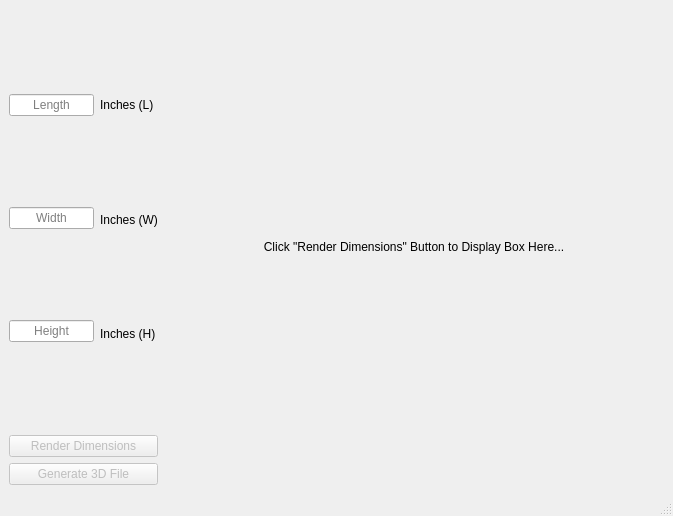
<?xml version="1.0" encoding="UTF-8"?>
<ui version="4.0">
 <class>MainWindow</class>
 <widget class="QMainWindow" name="MainWindow">
  <property name="geometry">
   <rect>
    <x>0</x>
    <y>0</y>
    <width>673</width>
    <height>516</height>
   </rect>
  </property>
  <property name="windowTitle">
   <string>STOR3D</string>
  </property>
  <widget class="QWidget" name="centralwidget">
   <layout class="QHBoxLayout" name="horizontalLayout_2">
    <item>
     <layout class="QVBoxLayout" name="verticalLayout_3">
      <item>
       <layout class="QHBoxLayout" name="horizontalLayout">
        <item>
         <layout class="QVBoxLayout" name="verticalLayout_2">
          <item>
           <widget class="QLineEdit" name="boxLength">
            <property name="alignment">
             <set>Qt::AlignCenter</set>
            </property>
            <property name="placeholderText">
             <string>Length</string>
            </property>
           </widget>
          </item>
          <item>
           <widget class="QLineEdit" name="boxWidth">
            <property name="alignment">
             <set>Qt::AlignCenter</set>
            </property>
            <property name="placeholderText">
             <string>Width</string>
            </property>
           </widget>
          </item>
          <item>
           <widget class="QLineEdit" name="boxHeight">
            <property name="alignment">
             <set>Qt::AlignCenter</set>
            </property>
            <property name="placeholderText">
             <string>Height</string>
            </property>
           </widget>
          </item>
         </layout>
        </item>
        <item>
         <layout class="QVBoxLayout" name="verticalLayout">
          <item>
           <widget class="QLabel" name="lengthLabel">
            <property name="text">
             <string>Inches (L)</string>
            </property>
           </widget>
          </item>
          <item>
           <widget class="QLabel" name="widthLabel">
            <property name="maximumSize">
             <size>
              <width>16777215</width>
              <height>25</height>
             </size>
            </property>
            <property name="text">
             <string>Inches (W)</string>
            </property>
           </widget>
          </item>
          <item>
           <widget class="QLabel" name="heightLabel">
            <property name="text">
             <string>Inches (H)</string>
            </property>
           </widget>
          </item>
         </layout>
        </item>
       </layout>
      </item>
      <item>
       <widget class="QPushButton" name="renderDimensions">
        <property name="enabled">
         <bool>false</bool>
        </property>
        <property name="text">
         <string>Render Dimensions</string>
        </property>
       </widget>
      </item>
      <item>
       <widget class="QPushButton" name="generateSTLFile">
        <property name="enabled">
         <bool>false</bool>
        </property>
        <property name="text">
         <string>Generate 3D File</string>
        </property>
       </widget>
      </item>
     </layout>
    </item>
    <item>
     <widget class="QLabel" name="insert_picture">
      <property name="minimumSize">
       <size>
        <width>500</width>
        <height>0</height>
       </size>
      </property>
      <property name="text">
       <string>Click &quot;Render Dimensions&quot; Button to Display Box Here...</string>
      </property>
      <property name="alignment">
       <set>Qt::AlignCenter</set>
      </property>
     </widget>
    </item>
   </layout>
  </widget>
  <widget class="QMenuBar" name="menubar">
   <property name="geometry">
    <rect>
     <x>0</x>
     <y>0</y>
     <width>673</width>
     <height>26</height>
    </rect>
   </property>
  </widget>
  <widget class="QStatusBar" name="statusbar"/>
 </widget>
 <resources/>
 <connections/>
</ui>
